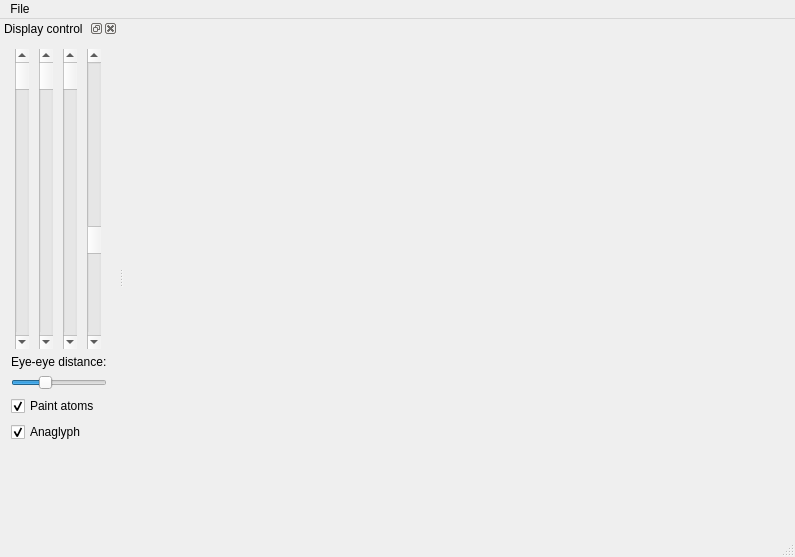
<?xml version="1.0" encoding="UTF-8"?>
<ui version="4.0">
 <class>MainWindow</class>
 <widget class="QMainWindow" name="MainWindow">
  <property name="geometry">
   <rect>
    <x>0</x>
    <y>0</y>
    <width>795</width>
    <height>557</height>
   </rect>
  </property>
  <property name="sizePolicy">
   <sizepolicy hsizetype="Preferred" vsizetype="Preferred">
    <horstretch>20</horstretch>
    <verstretch>20</verstretch>
   </sizepolicy>
  </property>
  <property name="windowTitle">
   <string>Anaglyph Chemistry</string>
  </property>
  <property name="windowIcon">
   <iconset resource="resources.qrc">
    <normaloff>:/icons/icons/DNA_icon.svg</normaloff>:/icons/icons/DNA_icon.svg</iconset>
  </property>
  <widget class="QWidget" name="centralWidget">
   <layout class="QHBoxLayout" name="horizontalLayout_2">
    <property name="spacing">
     <number>1</number>
    </property>
    <property name="margin">
     <number>1</number>
    </property>
    <item>
     <widget class="GLWidget" name="display" native="true">
      <property name="sizePolicy">
       <sizepolicy hsizetype="Expanding" vsizetype="Expanding">
        <horstretch>3</horstretch>
        <verstretch>0</verstretch>
       </sizepolicy>
      </property>
     </widget>
    </item>
   </layout>
  </widget>
  <widget class="QMenuBar" name="menuBar">
   <property name="geometry">
    <rect>
     <x>0</x>
     <y>0</y>
     <width>795</width>
     <height>25</height>
    </rect>
   </property>
   <widget class="QMenu" name="menuFile">
    <property name="title">
     <string>File</string>
    </property>
    <addaction name="actionOpen_file"/>
    <addaction name="separator"/>
    <addaction name="actionQuit"/>
   </widget>
   <addaction name="menuFile"/>
  </widget>
  <widget class="QStatusBar" name="statusBar"/>
  <widget class="QDockWidget" name="dockWidget">
   <property name="allowedAreas">
    <set>Qt::LeftDockWidgetArea|Qt::RightDockWidgetArea</set>
   </property>
   <property name="windowTitle">
    <string>Display control</string>
   </property>
   <attribute name="dockWidgetArea">
    <number>1</number>
   </attribute>
   <widget class="QWidget" name="dockWidgetContents">
    <layout class="QVBoxLayout" name="verticalLayout">
     <item>
      <layout class="QHBoxLayout" name="horizontalLayout">
       <item>
        <widget class="QScrollBar" name="verticalScrollBar">
         <property name="sizePolicy">
          <sizepolicy hsizetype="Fixed" vsizetype="Preferred">
           <horstretch>0</horstretch>
           <verstretch>0</verstretch>
          </sizepolicy>
         </property>
         <property name="minimumSize">
          <size>
           <width>0</width>
           <height>300</height>
          </size>
         </property>
         <property name="maximum">
          <number>360</number>
         </property>
         <property name="orientation">
          <enum>Qt::Vertical</enum>
         </property>
        </widget>
       </item>
       <item>
        <widget class="QScrollBar" name="verticalScrollBar_2">
         <property name="sizePolicy">
          <sizepolicy hsizetype="Fixed" vsizetype="Preferred">
           <horstretch>0</horstretch>
           <verstretch>0</verstretch>
          </sizepolicy>
         </property>
         <property name="maximum">
          <number>360</number>
         </property>
         <property name="orientation">
          <enum>Qt::Vertical</enum>
         </property>
        </widget>
       </item>
       <item>
        <widget class="QScrollBar" name="verticalScrollBar_3">
         <property name="sizePolicy">
          <sizepolicy hsizetype="Fixed" vsizetype="Preferred">
           <horstretch>0</horstretch>
           <verstretch>0</verstretch>
          </sizepolicy>
         </property>
         <property name="maximum">
          <number>360</number>
         </property>
         <property name="orientation">
          <enum>Qt::Vertical</enum>
         </property>
         <property name="invertedAppearance">
          <bool>false</bool>
         </property>
        </widget>
       </item>
       <item>
        <widget class="QScrollBar" name="verticalScrollBar_4">
         <property name="sizePolicy">
          <sizepolicy hsizetype="Fixed" vsizetype="Preferred">
           <horstretch>0</horstretch>
           <verstretch>0</verstretch>
          </sizepolicy>
         </property>
         <property name="maximum">
          <number>150</number>
         </property>
         <property name="value">
          <number>100</number>
         </property>
         <property name="sliderPosition">
          <number>100</number>
         </property>
         <property name="orientation">
          <enum>Qt::Vertical</enum>
         </property>
        </widget>
       </item>
      </layout>
     </item>
     <item>
      <widget class="QLabel" name="label_3">
       <property name="text">
        <string>Eye-eye distance:</string>
       </property>
      </widget>
     </item>
     <item>
      <widget class="QSlider" name="horizontalSlider">
       <property name="maximum">
        <number>300</number>
       </property>
       <property name="value">
        <number>100</number>
       </property>
       <property name="orientation">
        <enum>Qt::Horizontal</enum>
       </property>
      </widget>
     </item>
     <item>
      <widget class="QCheckBox" name="checkBox">
       <property name="text">
        <string>Paint atoms</string>
       </property>
       <property name="checked">
        <bool>true</bool>
       </property>
      </widget>
     </item>
     <item>
      <widget class="QCheckBox" name="checkBox_2">
       <property name="text">
        <string>Anaglyph</string>
       </property>
       <property name="checked">
        <bool>true</bool>
       </property>
      </widget>
     </item>
     <item>
      <spacer name="verticalSpacer">
       <property name="orientation">
        <enum>Qt::Vertical</enum>
       </property>
       <property name="sizeHint" stdset="0">
        <size>
         <width>88</width>
         <height>73</height>
        </size>
       </property>
      </spacer>
     </item>
    </layout>
   </widget>
  </widget>
  <action name="actionQuit">
   <property name="icon">
    <iconset resource="resources.qrc">
     <normaloff>:/icons/icons/exit.svgz</normaloff>:/icons/icons/exit.svgz</iconset>
   </property>
   <property name="text">
    <string>Quit</string>
   </property>
  </action>
  <action name="actionOpen_file">
   <property name="text">
    <string>Load molecule...</string>
   </property>
  </action>
 </widget>
 <layoutdefault spacing="6" margin="11"/>
 <customwidgets>
  <customwidget>
   <class>GLWidget</class>
   <extends>QWidget</extends>
   <header location="global">glwidget.h</header>
   <container>1</container>
   <slots>
    <slot>setXRot(int)</slot>
    <slot>setYRot(int)</slot>
    <slot>setZRot(int)</slot>
    <slot>setScale(int)</slot>
    <slot>setAnaglyph(bool)</slot>
    <slot>setPaintAtoms(bool)</slot>
    <slot>setEyeDistance(int)</slot>
   </slots>
  </customwidget>
 </customwidgets>
 <resources>
  <include location="resources.qrc"/>
 </resources>
 <connections>
  <connection>
   <sender>actionQuit</sender>
   <signal>activated()</signal>
   <receiver>MainWindow</receiver>
   <slot>close()</slot>
   <hints>
    <hint type="sourcelabel">
     <x>-1</x>
     <y>-1</y>
    </hint>
    <hint type="destinationlabel">
     <x>299</x>
     <y>199</y>
    </hint>
   </hints>
  </connection>
  <connection>
   <sender>verticalScrollBar_3</sender>
   <signal>valueChanged(int)</signal>
   <receiver>display</receiver>
   <slot>setZRot(int)</slot>
   <hints>
    <hint type="sourcelabel">
     <x>64</x>
     <y>90</y>
    </hint>
    <hint type="destinationlabel">
     <x>299</x>
     <y>95</y>
    </hint>
   </hints>
  </connection>
  <connection>
   <sender>verticalScrollBar_2</sender>
   <signal>valueChanged(int)</signal>
   <receiver>display</receiver>
   <slot>setYRot(int)</slot>
   <hints>
    <hint type="sourcelabel">
     <x>39</x>
     <y>97</y>
    </hint>
    <hint type="destinationlabel">
     <x>297</x>
     <y>114</y>
    </hint>
   </hints>
  </connection>
  <connection>
   <sender>verticalScrollBar</sender>
   <signal>valueChanged(int)</signal>
   <receiver>display</receiver>
   <slot>setXRot(int)</slot>
   <hints>
    <hint type="sourcelabel">
     <x>23</x>
     <y>129</y>
    </hint>
    <hint type="destinationlabel">
     <x>299</x>
     <y>136</y>
    </hint>
   </hints>
  </connection>
  <connection>
   <sender>verticalScrollBar_4</sender>
   <signal>valueChanged(int)</signal>
   <receiver>display</receiver>
   <slot>setScale(int)</slot>
   <hints>
    <hint type="sourcelabel">
     <x>74</x>
     <y>80</y>
    </hint>
    <hint type="destinationlabel">
     <x>567</x>
     <y>50</y>
    </hint>
   </hints>
  </connection>
  <connection>
   <sender>actionOpen_file</sender>
   <signal>activated()</signal>
   <receiver>MainWindow</receiver>
   <slot>loadFile()</slot>
   <hints>
    <hint type="sourcelabel">
     <x>-1</x>
     <y>-1</y>
    </hint>
    <hint type="destinationlabel">
     <x>299</x>
     <y>199</y>
    </hint>
   </hints>
  </connection>
  <connection>
   <sender>checkBox_2</sender>
   <signal>toggled(bool)</signal>
   <receiver>display</receiver>
   <slot>setAnaglyph(bool)</slot>
   <hints>
    <hint type="sourcelabel">
     <x>51</x>
     <y>251</y>
    </hint>
    <hint type="destinationlabel">
     <x>308</x>
     <y>124</y>
    </hint>
   </hints>
  </connection>
  <connection>
   <sender>checkBox</sender>
   <signal>toggled(bool)</signal>
   <receiver>display</receiver>
   <slot>setPaintAtoms(bool)</slot>
   <hints>
    <hint type="sourcelabel">
     <x>96</x>
     <y>230</y>
    </hint>
    <hint type="destinationlabel">
     <x>307</x>
     <y>98</y>
    </hint>
   </hints>
  </connection>
  <connection>
   <sender>horizontalSlider</sender>
   <signal>valueChanged(int)</signal>
   <receiver>display</receiver>
   <slot>setEyeDistance(int)</slot>
   <hints>
    <hint type="sourcelabel">
     <x>81</x>
     <y>302</y>
    </hint>
    <hint type="destinationlabel">
     <x>306</x>
     <y>168</y>
    </hint>
   </hints>
  </connection>
 </connections>
 <slots>
  <slot>loadFile()</slot>
 </slots>
</ui>
